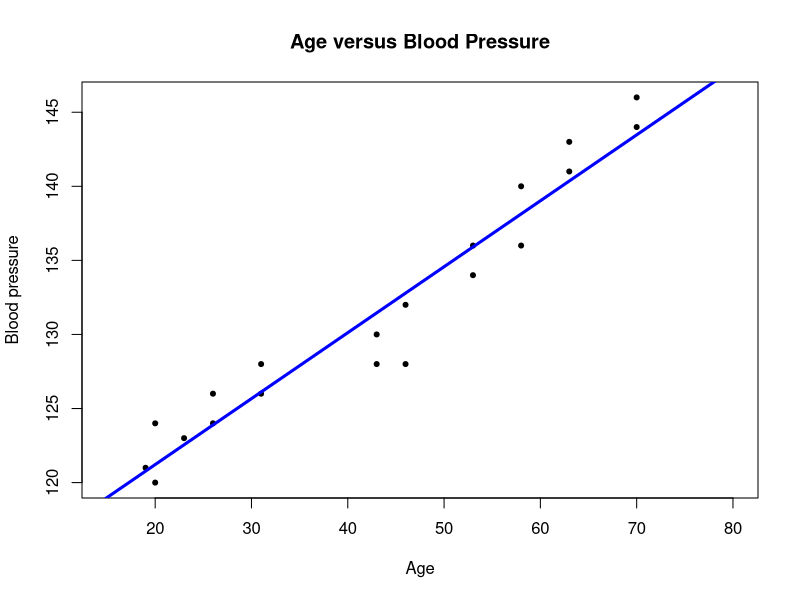
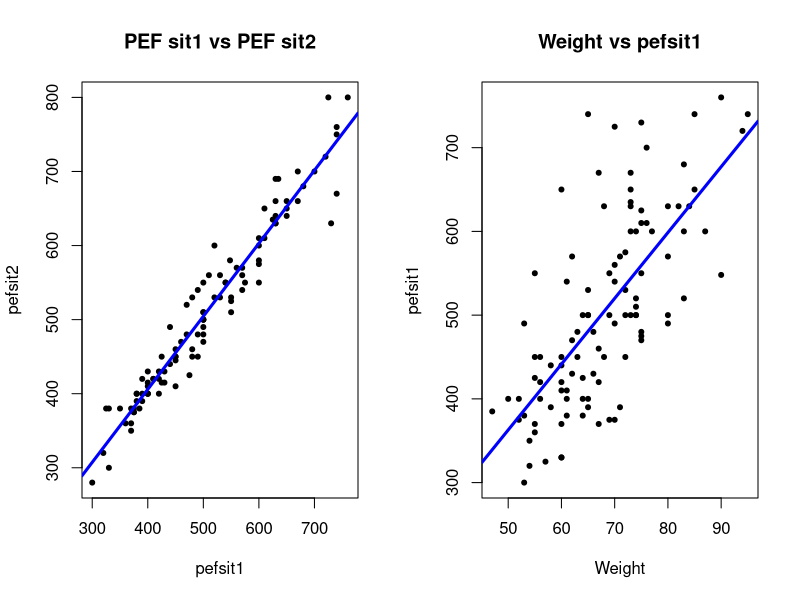
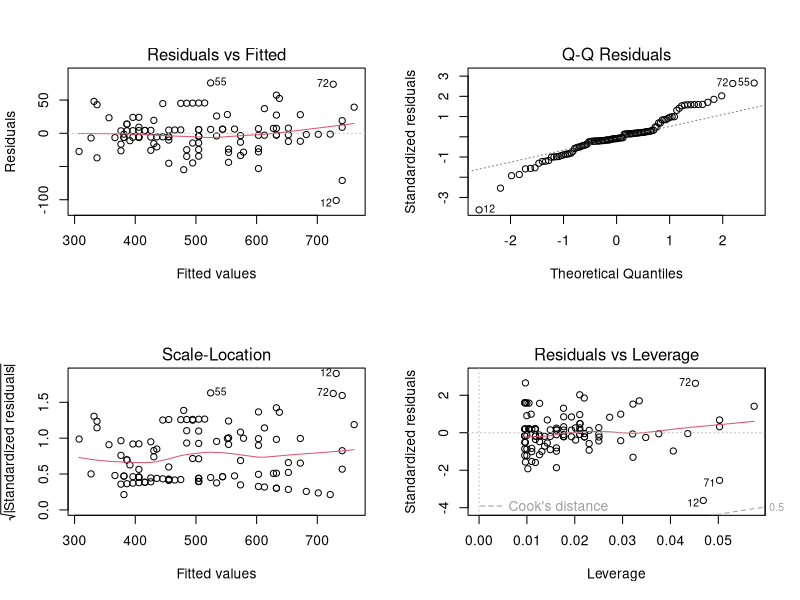
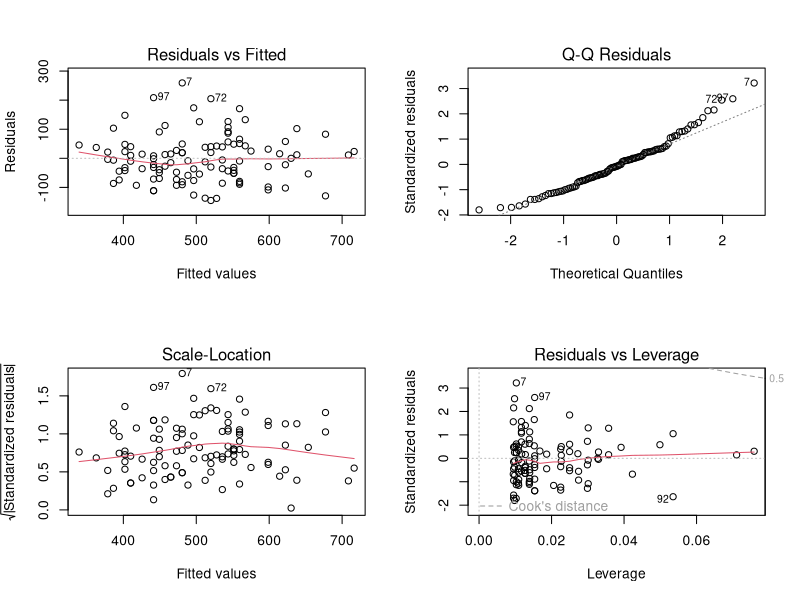
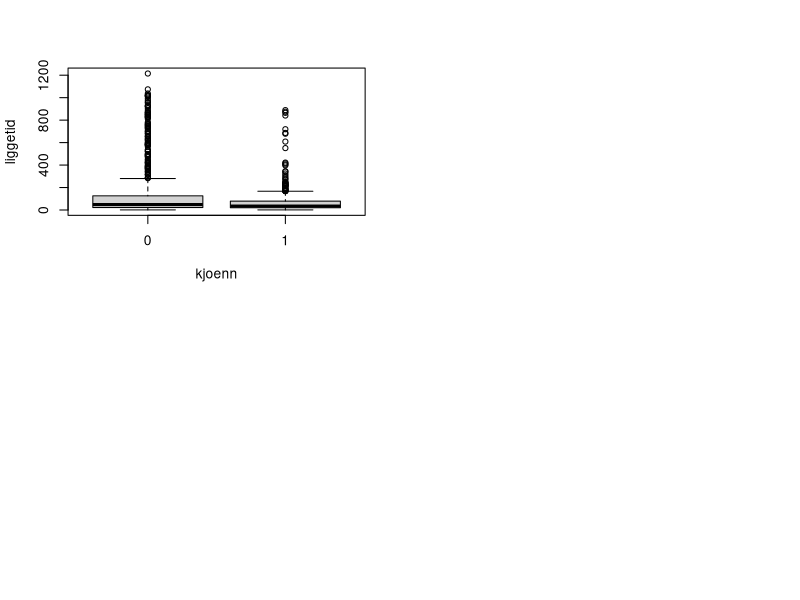
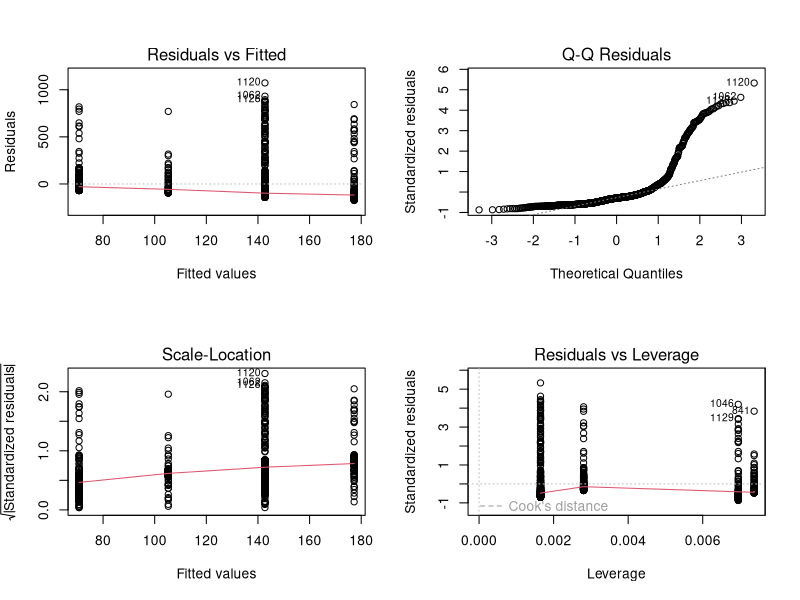
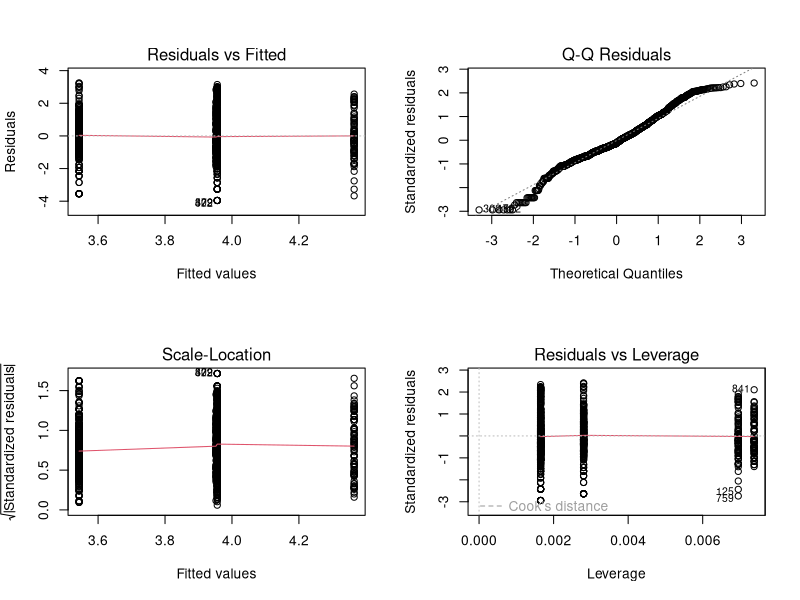

R code for these plots, in order:
## ---- chunk 1
#| label: linear-1a-1
#| warning: false
#| echo: true

# load data
bp <- read.csv('data/bp.csv')
head(bp)
## ---- chunk 2
#| label: linear-1a-2
#| warning: false
#| echo: true

# correlation age vs bp
cor(bp$Age, bp$bloodpressure)

# or,
cor(bp)

# 95% CI, p-value
cor.test(bp$Age, bp$bloodpressure) 
## ---- chunk 3
#| label: linear-1b-1
#| warning: false
#| echo: true

# fit a linear regression model
model_age_bp <- lm(bloodpressure ~ Age, data = bp)
summary(model_age_bp)

# to predict (insert x), you need to put data in a data frame
predict(model_age_bp, 
        newdata = data.frame(Age = c(40, 75)), 
        interval = 'prediction')
## ---- chunk 4
#| label: linear-1b-2
#| warning: false
#| echo: true

plot(x = bp$Age, y = bp$bloodpressure, 
     main = 'Age versus Blood Pressure', 
     xlab = 'Age', ylab = 'Blood pressure', 
     pch = 20, 
     xlim = c(15, 80))
# add the regression line on top
abline(lm(bloodpressure ~ Age, data = bp), 
       col = 'blue', lwd = 3)
## ---- chunk 5
#| label: linear-2a-1
#| warning: false
#| echo: true

lung_data <- read.csv('data/PEFH98-english.csv')
# head(lung_data)
# assign variables (not strictly necessary)
pefsit1 <- lung_data$pefsit1
pefsit2 <- lung_data$pefsit2
weight <- lung_data$weight

par(mfrow = c(1, 2)) # make plots in 1 row 2 col

# scatter plot: pefsit2 vs pefsit1
plot(x = pefsit1, y = pefsit2, 
     main = 'PEF sit1 vs PEF sit2', 
     xlab = 'pefsit1', ylab = 'pefsit2', 
     pch = 20)
abline(lm(pefsit2 ~ pefsit1, data = lung_data), 
       col = 'blue', lwd = 3)

# scatter plot: pefsit1 vs weight
plot(x = weight, y = pefsit1, 
     main = 'Weight vs pefsit1', 
     xlab = 'Weight', ylab = 'pefsit1', 
     pch = 20)
abline(lm(pefsit1 ~ weight, data = lung_data), 
       col = 'blue', lwd = 3)

## ---- chunk 6
#| label: linear-2b-1
#| warning: false
#| echo: true

cor(pefsit2, pefsit1) # need to remove NA here

which(is.na(pefsit1)) # no missing
which(is.na(pefsit2)) # 66th missing

# option 1: cor() removes NA for you 
# specify use complete observations
cor(pefsit2, pefsit1, use = 'complete.obs')

 
# option 2: you process (remove) the row of missing 
# from both variables (remove element 66)
pefsit2_narm <- pefsit2[!is.na(pefsit2)]
pefsit1_narm <- pefsit1[!is.na(pefsit2)]

# use pefsit2_narm instead of pefsit2 to compute cor
# should be the same
cor(pefsit2_narm, pefsit1_narm)
## ---- chunk 7
#| label: linear-2b-2
#| warning: false
#| echo: true

# pefsit1, weight
cor(pefsit1, weight)
## ---- chunk 8
#| label: linear-2b-3
#| warning: false
#| echo: true

# pairwise for multiple pairs 
# use age, height, weight, pefsit1, pefsit2, pefsit3, pefmean
# select a smaller dataset 
lungdata2 <- lung_data[, c('age', 'height', 'weight', 'pefsit1', 
                           'pefsit2', 'pefsit3', 'pefmean')]

head(lungdata2, 3)

# produce correlation matrix for all the variables here
# round(1.2345, digits = 2) gives 1.23
round(cor(lungdata2, use = 'complete.obs'), digits = 2)
## ---- chunk 9
#| label: linear-2c-1
#| warning: false
#| echo: true

# pef2 vs pef 1
lm_pef2_pef1 <- lm(pefsit2 ~ pefsit1, data = lung_data)
summary(lm_pef2_pef1)
## ---- chunk 10
#| label: linear-2c-2
#| warning: false
#| echo: true

# pef1 vs weight 
lm_pef1_weight <- lm(pefsit1 ~ weight, data = lung_data)
summary(lm_pef1_weight)
## ---- chunk 11
#| label: linear-2d-1
#| warning: false
#| echo: true

par(mfrow = c(2, 2)) # plot 2 by 2
plot(lm_pef2_pef1)

plot(lm_pef1_weight)
## ---- chunk 12
#| label: linear-2e-1
#| warning: false
#| echo: true

# pefsit1 vs (weight, gender)
# note that we converted gender into categorical
lm_pef1_weight_gender <- lm(pefsit1 ~ weight + gender, 
                            data = lung_data)
# lm_pef1_weight_gender
summary(lm_pef1_weight_gender)
## ---- chunk 13
#| label: linear-2f-1
#| warning: false
#| echo: true

# we can try two sets
# 1. height weight gender
lm_pefm_height_weight_gen <- lm(pefmean ~ height + weight + gender, 
                                data = lung_data)

summary(lm_pefm_height_weight_gen)
## ---- chunk 14
#| label: linear-2f-2
#| warning: false
#| echo: true

# 2. weight gender
lm_pefm_weight_gen <- lm(pefmean ~ weight + gender, 
                                data = lung_data)

summary(lm_pefm_weight_gen)
## ---- chunk 15
#| label: linear-3a-1
#| warning: false
#| echo: true

liggetid <- read.csv('data/liggetid.csv')
head(liggetid, 3)

# boxplot
boxplot(liggetid ~ kjoenn, data = liggetid)
## ---- chunk 16
#| label: linear-3b-1
#| warning: false
#| echo: true

# response (dep): liggetid
# predictor (indep): kjoenn, slag

lm_ligge <- lm(liggetid ~ slag + kjoenn, 
               data = liggetid)
summary(lm_ligge)
## ---- chunk 17
#| label: linear-3b-2
#| warning: false
#| echo: true

# visualize the residual
par(mfrow = c(2, 2))
plot(lm_ligge)
## ---- chunk 18
#| label: linear-3c-1
#| warning: false
#| echo: true

# response (dep): log transformed (lnliggti)
# predictor (indep): kjoenn, slag

lm_logligge <- lm(lnliggti ~ slag + kjoenn, 
                  data = liggetid)
summary(lm_logligge)
## ---- chunk 19
#| label: linear-3c-2
#| warning: false
#| echo: true

par(mfrow = c(2, 2))
plot(lm_logligge)
